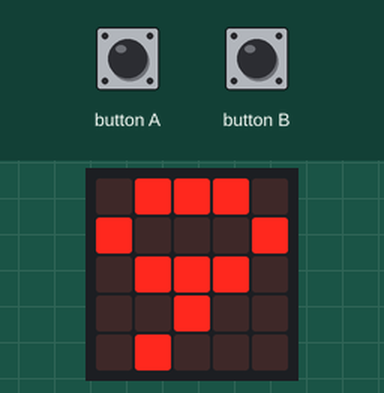
The program below on a simulated Calliope mini (MakeCode). On the bench: the board's 5×5 LED display. The test bench sets the inputs (shaded band).

Above: at 0.1 s.
4.0 s: button B pressed for 0.15 s
At 5.1 s:
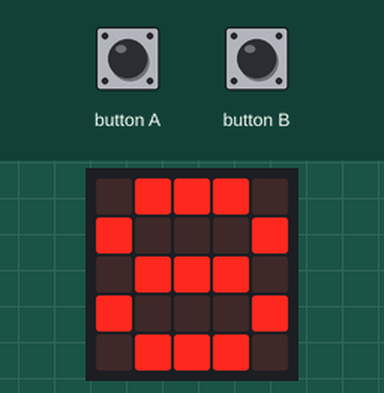
6.9 s: button A pressed for 0.15 s
At 18.0 s:
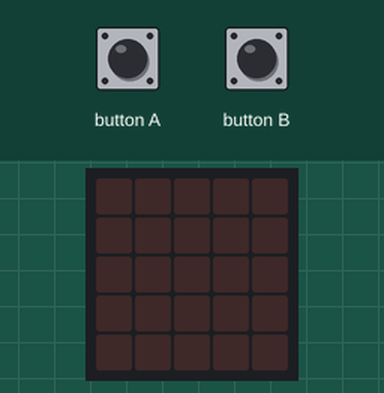
Timing chart, 0 to 19.1 s (numbered marks = the images above; inputs shaded):
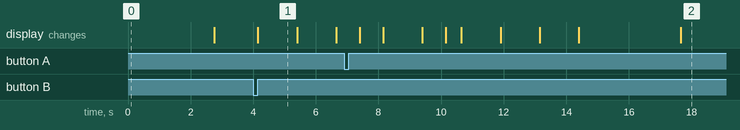

The program:

main.ts
```typescript
input.onButtonEvent(Button.A, input.buttonEventClick(), function () {
    Zeit = 9
    basic.showNumber(Zeit)
    basic.pause(2000)
    basic.clearScreen()
    Zähler = 0
})
input.onButtonEvent(Button.B, input.buttonEventClick(), function () {
    for (let index = 0; index < 9; index++) {
        Zeit += -1
        basic.showNumber(Zeit)
        basic.pause(500)
    }
    basic.pause(2000)
    basic.clearScreen()
})
let Zähler = 0
let Zeit = 0
Zeit = 9
basic.showNumber(Zeit)
basic.pause(2000)
basic.clearScreen()
basic.forever(function () {
    while (Zeit == 0) {
        basic.setLedColor(0xff0000)
        basic.pause(500)
        basic.turnRgbLedOff()
        basic.pause(1000)
    }
})
basic.forever(function () {
    if (Zeit == 0 && pins.digitalReadPin(DigitalPin.C17) == 1) {
        Zähler += 1
        basic.showNumber(Zähler)
        basic.pause(10000)
    }
})
```

test.ts
```typescript
// Hier kann man Tests durchführen; diese Datei wird nicht kompiliert, wenn dieses Paket als Erweiterung verwendet wird.
```

Measured:
- after the input at 4.0 s, the display: changes after 0.15 s (image 1)
- what the display in image 1 shows lasts 1.2 s, from 4.2 s to 5.4 s
